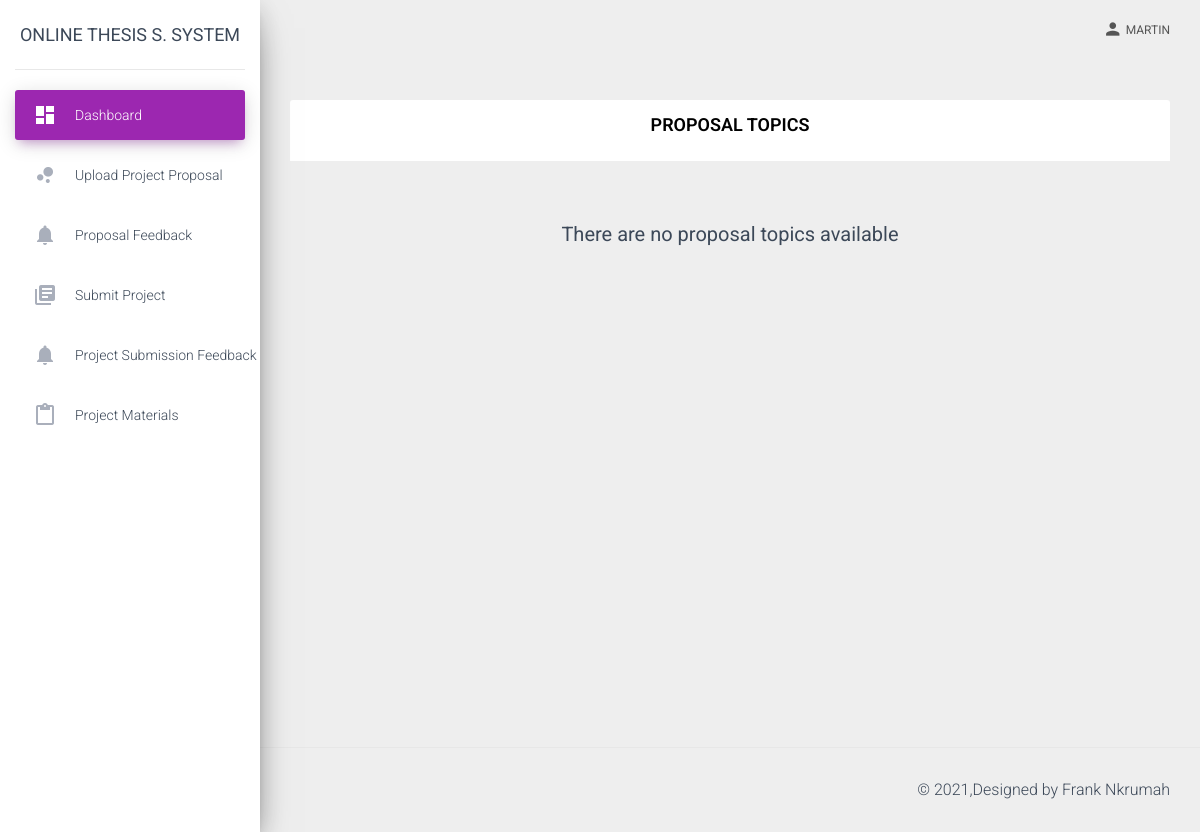
/dashboard/ (signed in), run on an earlier commit of the app's database.
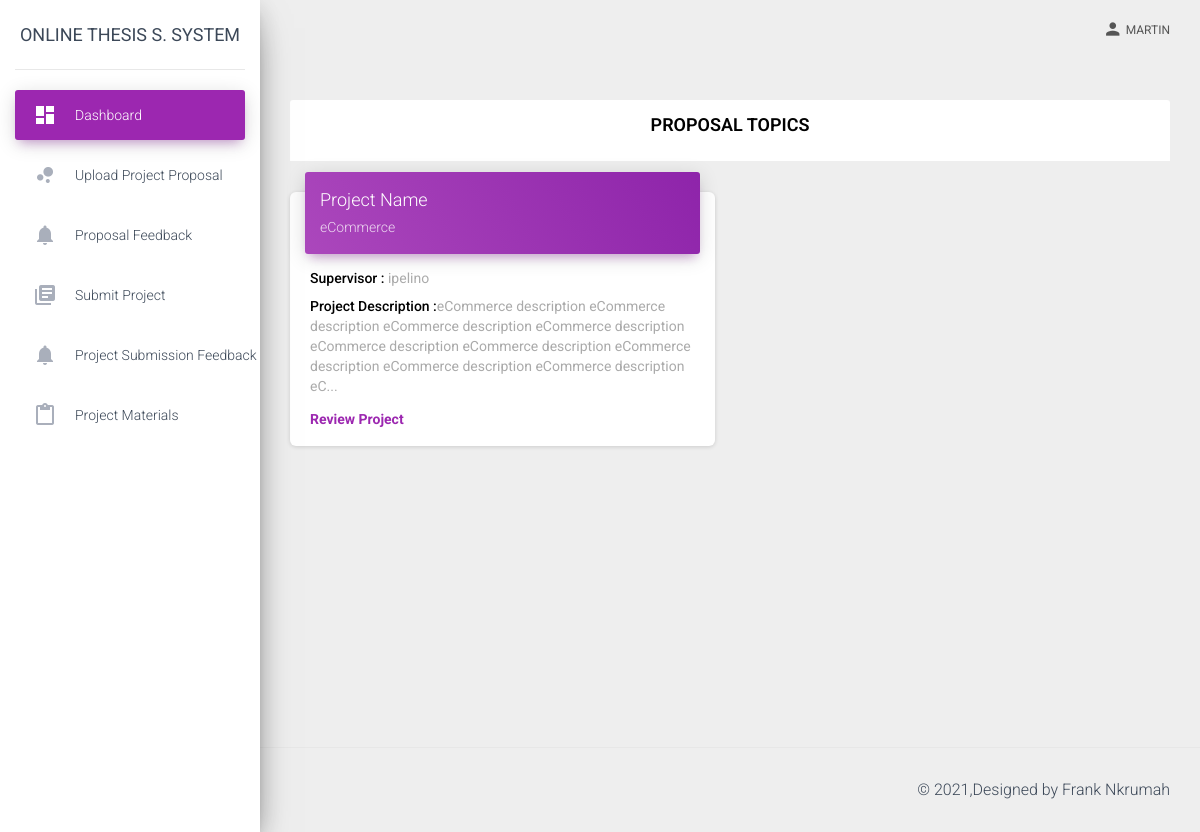
And on a later commit of the database.
### online_thesis/models.py (models this page shows, shortened)
class Topic(models.Model):
    PROJECT_STATUS = (
        ('PENDING','PENDING'),
        ('DENIED','DENIED'),
        ('APPROVED','APPROVED'),
    )
    name = models.CharField(max_length=300)
    description = models.TextField()
    teacher = models.ForeignKey(User, on_delete=models.CASCADE)
    status = models.CharField(max_length=300, choices=PROJECT_STATUS, default='PENDING')
    def snippet(self):
        return self.description[:200] + '...'

### online_thesis/views.py (the view, shortened to what this page needs)
# urls.py: path('dashboard/', dashboard, name='dashboard'),
@login_required
def dashboard(request):
    if is_teacher(request.user):
        my_topics = Topic.objects.filter(teacher=request.user)
        return render(request,'teacher/dashboard.html', {'my_topics':my_topics})
    else:
        projects = Topic.objects.exclude(status='APPROVED').order_by('-id')
        assigned_project = SelectedTopic.objects.filter(student=request.user).filter(status='APPROVED').order_by('-id')
        return render(request,'student/dashboard.html',{'projects':projects, 'assigned_project':assigned_project})

### online_thesis/views.py (called while the page is built)
def is_teacher(user):
    return user.groups.filter(name='TEACHER').exists()

### templates/student/dashboard.html (shortened to what this page needs)
{% extends "student_base.html" %}
{% load static %}
{% block content %}
<div class="container-fluid">
  <div class="row">
    <div class="col-md-12">
      <div class="row">
        {% if assigned_project %}
            <div class="col-md-12">
                <div class="card-header card-header-primary">
                <h4 class="card-title title-main">MY PROPOSAL PROJECT</h4>
                </div>
            </div>
            <div class="col-md-2"></div>
            {% for assigned_project in assigned_project %}
            <div class="col-md-8">
                <div class="card">
                    <div class="card-header card-header-primary">
                        <h4 class="card-title">Project Name</h4>
                        <p class="card-category">{{assigned_project.project}}</p>
                    </div>
                    <div class="card-body">
                        <label class="labl"><span class="project-detail">Supervisor :</span> {{assigned_project.project.teacher}}</label>
                        <label class="labl"><span class="project-detail">Project Description :</span>{{assigned_project.project.snippet}}</label>
                    </div>
                </div>
            </div>
            {% endfor %}
            <div class="col-md-2"></div>
        {% else %}
            <div class="col-md-12">
              <div class="card-header card-header-primary">
                <h4 class="card-title title-main">PROPOSAL TOPICS</h4>
              </div>
            </div>
                {% if projects %}
                  {% for project in projects %}
                      <div class="col-md-6">
                          <div class="card">
                              <div class="card-header card-header-primary">
                              <h4 class="card-title">Project Name</h4>
                              <p class="card-category">{{project.name}}</p>
                              </div>
                              <div class="card-body">
                              <label class="labl"><span class="project-detail">Supervisor :</span> {{project.teacher}}</label>
                              <label class="labl"><span class="project-detail">Project Description :</span>{{project.snippet}}</label>
                              <a class="approve-link" href="{% url 'book_project' project.id %}">Review Project</a>
                              </div>
                          </div>
                      </div>
                  {% endfor %}
                {% else %}
                    <div class="col-md-12">
                      <p class="no-topics">There are no proposal topics available</p>
                    </div>
                {% endif %}
            {% endif %}
      </div>
    </div>
  </div>
</div>
{% endblock %}

### templates/student_base.html (shortened to what this page needs)
<!DOCTYPE html>
{% load static %}
<html lang="en">
<head>
  <link rel="stylesheet" href="https://maxcdn.bootstrapcdn.com/font-awesome/latest/css/font-awesome.min.css">
  <link href="{% static 'css/material-dashboard.css' %}" rel="stylesheet" />
  <link href="{% static 'demo/demo.css' %}" rel="stylesheet" />
</head>
<body class="">
  <div class="wrapper ">
    <div class="sidebar" data-color="purple" data-background-color="white" data-image="../assets/img/sidebar-1.jpg">
      <div class="logo"><a href="{% url 'dashboard' %}" class="simple-text logo-normal">
          Online Thesis S. System
        </a></div>
      <div class="sidebar-wrapper">
        <ul class="nav">
          <li class="nav-item active ">
            <a class="nav-link" href="{% url 'dashboard' %}">
              <i class="material-icons">dashboard</i>
              <p>Dashboard</p>
            </a>
          </li>
          <li class="nav-item ">
            <a class="nav-link" href="{% url 'upload_proposal' %}">
              <i class="material-icons">bubble_chart</i>
              <p>Upload Project Proposal</p>
            </a>
          </li>
          <li class="nav-item ">
            <a class="nav-link" href="{% url 'proposal_feedback' %}">
              <i class="material-icons">notifications</i>
              <p>Proposal Feedback</p>
            </a>
          </li>
          <li class="nav-item ">
            <a class="nav-link" href="{% url 'submit_project' %}">
              <i class="material-icons">library_books</i>
              <p>Submit Project</p>
            </a>
          </li>
          <li class="nav-item ">
            <a class="nav-link" href="{% url 'project_submission_feedback' %}">
              <i class="material-icons">notifications</i>
              <p>Project Submission Feedback</p>
            </a>
          </li>
         <li class="nav-item ">
            <a class="nav-link" href="{% url 'project_materials' %}">
              <i class="material-icons">content_paste</i>
              <p>Project Materials</p>
            </a>
          </li>
        </ul>
      </div>
    </div>
    <div class="main-panel">
      <nav class="navbar navbar-expand-lg navbar-transparent navbar-absolute fixed-top ">
        <div class="container-fluid">
          <div class="collapse navbar-collapse justify-content-end">
            <ul class="navbar-nav">
              <li class="nav-item dropdown">
                <a class="nav-link" href="javascript:;" id="navbarDropdownProfile" data-toggle="dropdown" aria-haspopup="true" aria-expanded="false">
                  <i class="material-icons">person</i><span>{{user.username}}</span>
                </a>
              </li>
            </ul>
          </div>
        </div>
      </nav>
      <div class="content">
        {% block content %}{% endblock  %}
      </div>
      <footer class="footer">
        <div class="container-fluid">
          <div class="copyright float-right">
            &copy;
              ,Designed by  Frank Nkrumah
              </div>
        </div>
      </footer>
    </div>
  </div>
</body>
</html>

### templates/student/dashboard.html (style rules this page uses)
.project-detail { color:black; font-weight:500; }
.approve-link { display: block; margin-top: 10px; font-weight: 700; }
.title-main { color:black; font-weight:600; text-align:center; }
.labl { display:block; }

What changed in the data, as far as the page shows it:
added Topic: name "eCommerce", teacher "ipelino", snippet "eCommerce description eCommerce description eCommerce description eCommerce description eCommerce description eCommerce description eCommerce description eCommerce description eCommerce description eC..."
Also different on the page:
text no longer shown: "There are no proposal topics available"
